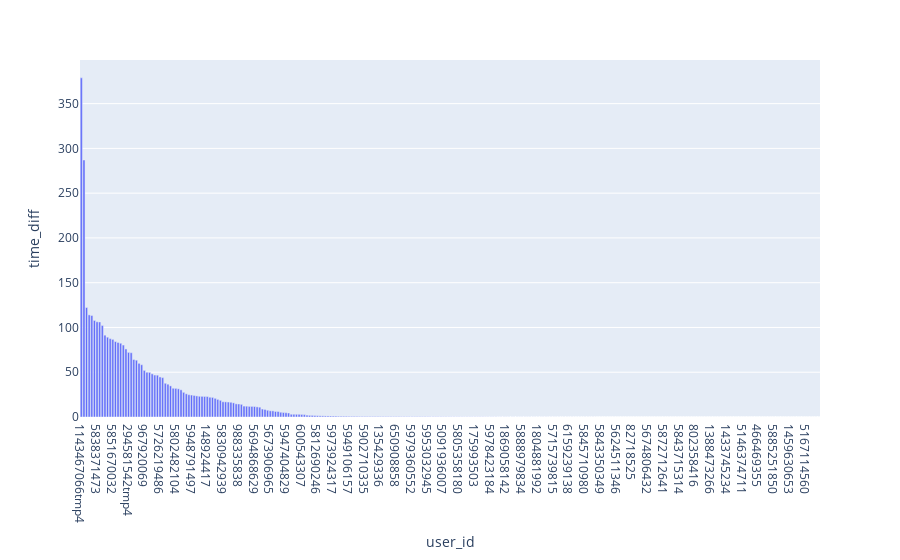

Notebook code cell kept with this figure:
### Code cell
# Time between first and last message per user
messages_per_user = messages.loc[messages.sender=='Student'].groupby("user_id").agg({"created_at_message": ["min", "max"]})
messages_per_user["time_diff"] = (messages_per_user["created_at_message"]["max"] - messages_per_user["created_at_message"]["min"]).dt.total_seconds() / 3600
messages_per_user["time_diff"].describe()
# Plot the time between first and last message per user (bar plot)
messages_per_user = messages_per_user.sort_values(by="time_diff", ascending=False)
fig = px.bar(messages_per_user["time_diff"], x=messages_per_user.index, y="time_diff")
fig.show()
messages_per_user.head()

### Figure 1 — Plotly figure (JSON) as saved in the notebook; plotly's stock layout.template omitted (floating-point values rounded to 4 significant figures; data arrays with more than 128 entries replaced by an {"elided": "..."} marker saying what was removed)
{"data": [{"alignmentgroup": "True", "hovertemplate": "user_id=%{x}<br>time_diff=%{y}<extra></extra>", "legendgroup": "", "marker": {"color": "#636efa", "pattern": {"shape": ""}}, "name": "", "offsetgroup": "", "orientation": "v", "showlegend": false, "textposition": "auto", "type": "bar", "x": {"elided": "282 str values"}, "xaxis": "x", "y": {"elided": "282 float values"}, "yaxis": "y"}], "layout": {"barmode": "relative", "legend": {"tracegroupgap": 0}, "margin": {"t": 60}, "xaxis": {"anchor": "y", "domain": [0, 1], "title": {"text": "user_id"}}, "yaxis": {"anchor": "x", "domain": [0, 1], "title": {"text": "time_diff"}}}}
